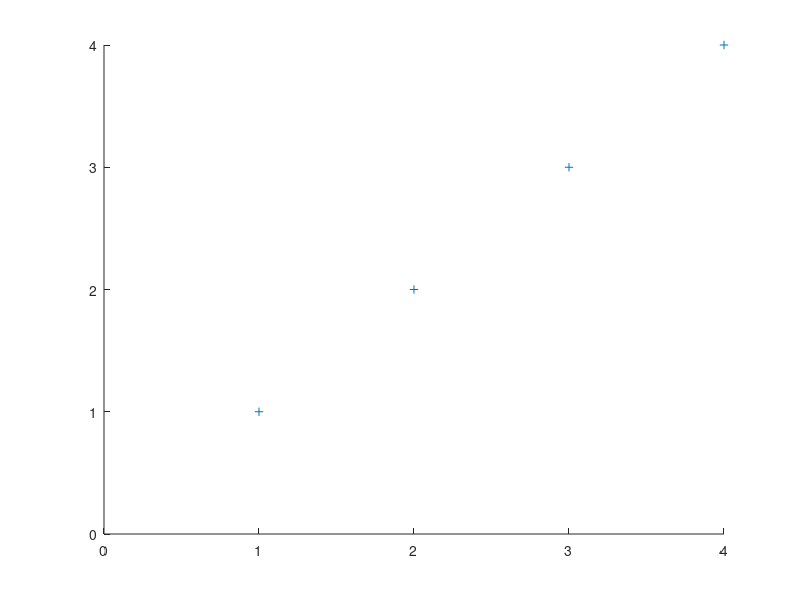

MATLAB code for this plot:
%{
[x,y] = ginput(15);
a = [ones(length(x),1),x,y];
y1 = x.^2 + y.^2;
b = (a'*a)^(-1)*a'*y1;
x0 = b(2)/2;
y0 = b(3)/2;
r = sqrt(b(1)+x0*x0+y0*y0);
rectangle('Position',[x0-r,y0-r,2*r,2*r],'Curvature',[1,1]);
hold on
plot(x,y,'+');
hold off
%}
x=[1,2,3,4];
y=x;
a1 = length(x)*sum(y.*(x-y))-sum(y)*sum(x-y);
b1 = sum(x)*sum(x-y)-length(x)*sum(x.*(x-y));
a = sqrt(a1^2/(a1^2+b1^2))*sign(a1);
b = sqrt(b1^2/(a1^2+b1^2))*sign(b1);
mod(atan2(a,-b)/pi*180,180)
c = -mean(a*x+b*y);
line([0,-c/a],[-c/b,0]);
hold on
plot(x,y,'+');
hold off